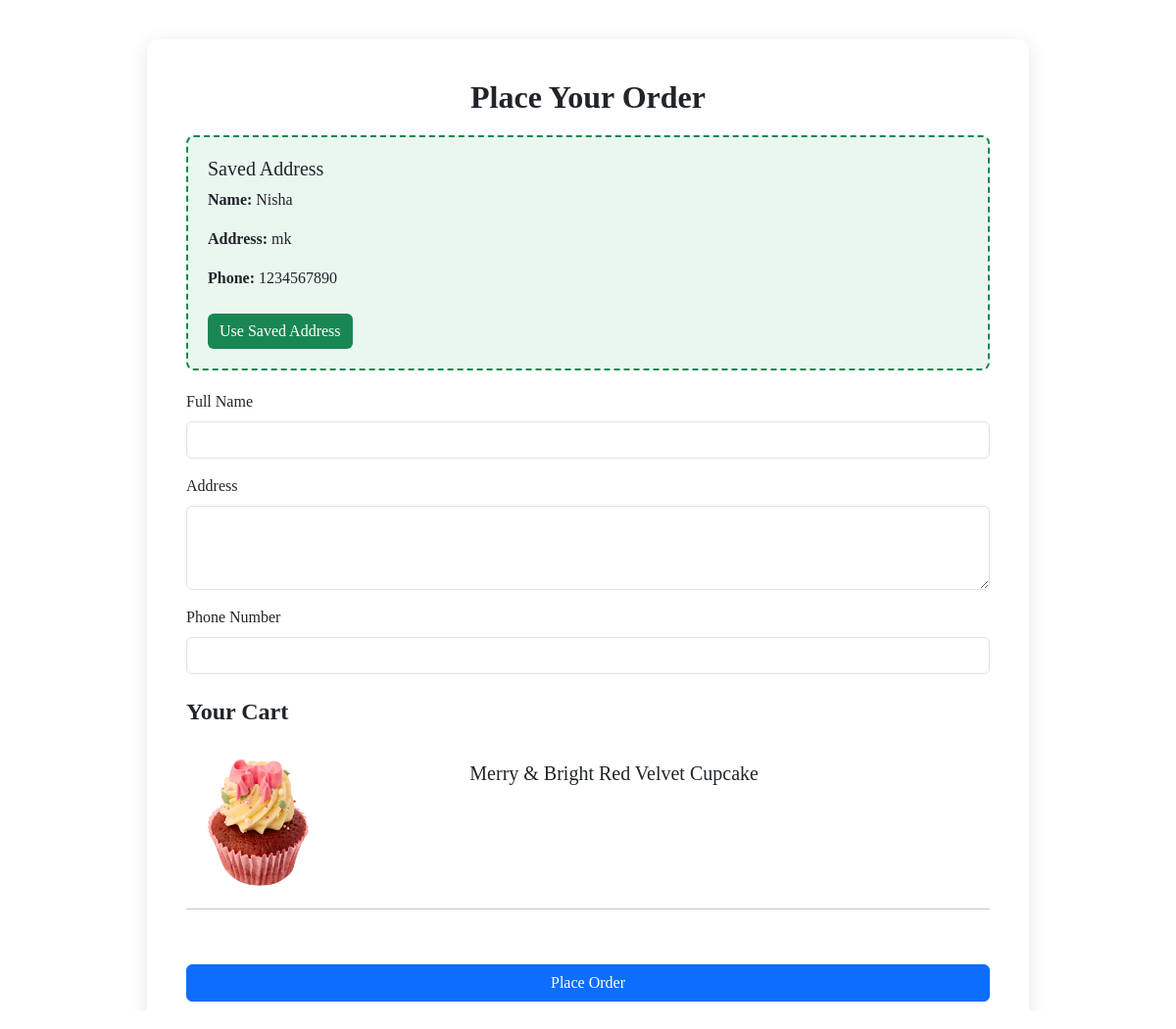
/cart_address_page/ (signed in), run on the app's committed database.
### app/models.py (models this page shows, shortened)
class Address(models.Model):
    user = models.ForeignKey(User, on_delete=models.CASCADE)
    name = models.CharField(max_length=255)
    address = models.TextField()
    phone_number = models.CharField(max_length=20)

class Cart(models.Model):
    user=models.ForeignKey(User,on_delete=models.CASCADE)
    cake=models.ForeignKey(Cake,on_delete=models.CASCADE)
    quantity = models.PositiveIntegerField(default=1)

class Cake(models.Model):
    name=models.CharField(max_length=100)
    price=models.IntegerField()
    img=models.FileField()
    colour=models.TextField()
    category=models.ForeignKey(Category,on_delete=models.CASCADE)
    description=models.TextField()

### app/views.py (the view, shortened to what this page needs)
# urls.py: path('cart_address_page/', views.cart_address_page, name='cart_address_page'),
@login_required
def cart_address_page(req):
    user = get_object_or_404(User, username=req.session['user'])
    cart_items = Cart.objects.filter(user=user)
    if not cart_items.exists():
        messages.error(req, "Your cart is empty. Please add items first.")
        return redirect('cart_display')
    user_address = Address.objects.filter(user=user).order_by('-id').first()
    return render(req, 'user/cart_order.html', {
        'cart_items': cart_items,
        'user_address': user_address
    })

### templates/user/cart_order.html (shortened to what this page needs)
<!DOCTYPE html>
<html lang="en">
<head>
    <link href="https://cdn.jsdelivr.net/npm/bootstrap@5.3.3/dist/css/bootstrap.min.css" rel="stylesheet">
    <link href="https://unpkg.com/aos@next/dist/aos.css" rel="stylesheet">
</head>
<body>
<div class="container" data-aos="fade-up">
    <h2 class="text-center">Place Your Order</h2>
    {% if user_address %}
    <div id="saved-address-box" class="saved-address-box"
         data-name="{{ user_address.name }}"
         data-address="{{ user_address.address }}"
         data-phone="{{ user_address.phone_number }}">
        <h5>Saved Address</h5>
        <p><strong>Name:</strong> {{ user_address.name }}</p>
        <p><strong>Address:</strong> {{ user_address.address }}</p>
        <p><strong>Phone:</strong> {{ user_address.phone_number }}</p>
        <button type="button" id="use-saved-address-btn" class="btn btn-use-address mt-2">Use Saved Address</button>
    </div>
    {% endif %}
    <form method="POST">
        <div class="mb-3">
            <label for="name" class="form-label">Full Name</label>
            <input type="text" id="name" name="name" class="form-control" required>
        </div>
        <div class="mb-3">
            <label for="address" class="form-label">Address</label>
            <textarea id="address" name="address" class="form-control" rows="3" required></textarea>
        </div>
        <div class="mb-3">
            <label for="phone_number" class="form-label">Phone Number</label>
            <input type="text" id="phone_number" name="phone_number" class="form-control" required
            pattern="[0-9]{10}" maxlength="10" minlength="10" oninput="this.value = this.value.replace(/[^0-9]/g, '')">
        </div>
        <h4 class="mt-4">Your Cart</h4>
        {% for cart_item in cart_items %}
        <div class="card mb-3" style="border: none;">
            <div class="row g-0">
                <div class="col-md-4">
                    <img src="{{ cart_item.cake.img.url }}" class="img-fluid rounded-start" alt="{{ cart_item.cake.name }}" style="max-width: 150px; height: auto;">
                </div>
                <div class="col-md-8">
                    <div class="card-body">
                        <h5 class="card-title">{{ cart_item.cake.name }}</h5>
                    </div>
                </div>
            </div>
            <hr>
        </div>
        {% empty %}
        <p>Your cart is empty.</p>
        {% endfor %}
        <button type="submit" class="btn btn-primary w-100 mt-4">Place Order</button>
    </form>
</div>
</body>
</html>

### templates/user/cart_order.html (style rules this page uses)
body { background-color: white; font-family: "Playfair Display", serif; }
.container { max-width: 900px; background: #fff; padding: 40px; border-radius: 12px; box-shadow: 0 4px 20px rgba(0, 0, 0, 0.1); margin-top: 40px; }
h2, h3, h4 { font-weight: 600; margin-bottom: 20px; }
.saved-address-box { border: 2px dashed #198754; padding: 20px; border-radius: 8px; background-color: #e9f7ef; margin-bottom: 20px; position: relative; }
.btn-use-address { background-color: #198754; color: white; border: none; transition: all 0.3s ease; }
.card img { object-fit: cover; height: 100%; border-radius: 8px 0 0 8px; }

### data on the page
Address: name "Nisha", address "mk", phone_number "1234567890"
Cart: cake.img (picture), cake.name "Merry & Bright Red Velvet Cupcake"
